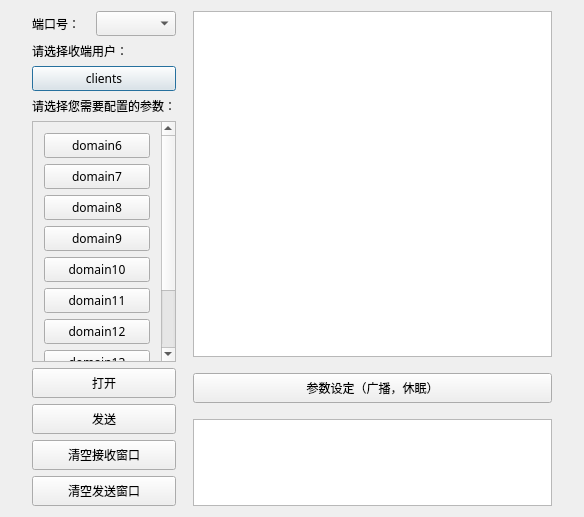
<?xml version="1.0" encoding="UTF-8"?>
<ui version="4.0">
 <class>Dialog</class>
 <widget class="QDialog" name="Dialog">
  <property name="geometry">
   <rect>
    <x>0</x>
    <y>0</y>
    <width>584</width>
    <height>517</height>
   </rect>
  </property>
  <property name="font">
   <font>
    <family>微软雅黑</family>
   </font>
  </property>
  <property name="windowTitle">
   <string>SD_PHY</string>
  </property>
  <property name="autoFillBackground">
   <bool>false</bool>
  </property>
  <property name="sizeGripEnabled">
   <bool>false</bool>
  </property>
  <layout class="QHBoxLayout" name="horizontalLayout_3">
   <item>
    <spacer name="horizontalSpacer">
     <property name="orientation">
      <enum>Qt::Horizontal</enum>
     </property>
     <property name="sizeHint" stdset="0">
      <size>
       <width>28</width>
       <height>20</height>
      </size>
     </property>
    </spacer>
   </item>
   <item>
    <layout class="QHBoxLayout" name="horizontalLayout_2">
     <item>
      <layout class="QVBoxLayout" name="verticalLayout_6">
       <item>
        <layout class="QVBoxLayout" name="verticalLayout_3">
         <item>
          <layout class="QHBoxLayout" name="horizontalLayout">
           <item>
            <widget class="QLabel" name="label">
             <property name="text">
              <string>端口号：</string>
             </property>
            </widget>
           </item>
           <item>
            <widget class="QComboBox" name="cBoxSerialPort">
             <property name="minimumSize">
              <size>
               <width>80</width>
               <height>25</height>
              </size>
             </property>
            </widget>
           </item>
          </layout>
         </item>
         <item>
          <spacer name="verticalSpacer_3">
           <property name="orientation">
            <enum>Qt::Vertical</enum>
           </property>
           <property name="sizeHint" stdset="0">
            <size>
             <width>20</width>
             <height>40</height>
            </size>
           </property>
          </spacer>
         </item>
         <item>
          <layout class="QVBoxLayout" name="verticalLayout_4">
           <item>
            <widget class="QLabel" name="label_3">
             <property name="text">
              <string>请选择收端用户：</string>
             </property>
            </widget>
           </item>
           <item>
            <widget class="QPushButton" name="clientsButton">
             <property name="text">
              <string>clients</string>
             </property>
            </widget>
           </item>
           <item>
            <widget class="QLabel" name="label_2">
             <property name="text">
              <string>请选择您需要配置的参数：</string>
             </property>
            </widget>
           </item>
           <item>
            <widget class="QScrollArea" name="scrollArea">
             <property name="widgetResizable">
              <bool>true</bool>
             </property>
             <widget class="QWidget" name="scrollAreaWidgetContents">
              <property name="geometry">
               <rect>
                <x>0</x>
                <y>0</y>
                <width>121</width>
                <height>365</height>
               </rect>
              </property>
              <layout class="QVBoxLayout" name="verticalLayout">
               <item>
                <widget class="QPushButton" name="btnDomain6">
                 <property name="sizePolicy">
                  <sizepolicy hsizetype="Minimum" vsizetype="Minimum">
                   <horstretch>0</horstretch>
                   <verstretch>0</verstretch>
                  </sizepolicy>
                 </property>
                 <property name="text">
                  <string>domain6</string>
                 </property>
                 <property name="iconSize">
                  <size>
                   <width>12</width>
                   <height>12</height>
                  </size>
                 </property>
                </widget>
               </item>
               <item>
                <widget class="QPushButton" name="btmDomain7">
                 <property name="sizePolicy">
                  <sizepolicy hsizetype="Minimum" vsizetype="Minimum">
                   <horstretch>0</horstretch>
                   <verstretch>0</verstretch>
                  </sizepolicy>
                 </property>
                 <property name="text">
                  <string>domain7</string>
                 </property>
                 <property name="iconSize">
                  <size>
                   <width>12</width>
                   <height>12</height>
                  </size>
                 </property>
                </widget>
               </item>
               <item>
                <widget class="QPushButton" name="btnDomain8">
                 <property name="sizePolicy">
                  <sizepolicy hsizetype="Minimum" vsizetype="Minimum">
                   <horstretch>0</horstretch>
                   <verstretch>0</verstretch>
                  </sizepolicy>
                 </property>
                 <property name="text">
                  <string>domain8</string>
                 </property>
                 <property name="iconSize">
                  <size>
                   <width>12</width>
                   <height>12</height>
                  </size>
                 </property>
                </widget>
               </item>
               <item>
                <widget class="QPushButton" name="btnDomain9">
                 <property name="sizePolicy">
                  <sizepolicy hsizetype="Minimum" vsizetype="Minimum">
                   <horstretch>0</horstretch>
                   <verstretch>0</verstretch>
                  </sizepolicy>
                 </property>
                 <property name="text">
                  <string>domain9</string>
                 </property>
                 <property name="iconSize">
                  <size>
                   <width>12</width>
                   <height>12</height>
                  </size>
                 </property>
                </widget>
               </item>
               <item>
                <widget class="QPushButton" name="btnDomain10">
                 <property name="sizePolicy">
                  <sizepolicy hsizetype="Minimum" vsizetype="Minimum">
                   <horstretch>0</horstretch>
                   <verstretch>0</verstretch>
                  </sizepolicy>
                 </property>
                 <property name="text">
                  <string>domain10</string>
                 </property>
                 <property name="iconSize">
                  <size>
                   <width>12</width>
                   <height>12</height>
                  </size>
                 </property>
                </widget>
               </item>
               <item>
                <widget class="QPushButton" name="btnDomain11">
                 <property name="sizePolicy">
                  <sizepolicy hsizetype="Minimum" vsizetype="Minimum">
                   <horstretch>0</horstretch>
                   <verstretch>0</verstretch>
                  </sizepolicy>
                 </property>
                 <property name="text">
                  <string>domain11</string>
                 </property>
                 <property name="iconSize">
                  <size>
                   <width>12</width>
                   <height>12</height>
                  </size>
                 </property>
                </widget>
               </item>
               <item>
                <widget class="QPushButton" name="btnDomain12">
                 <property name="sizePolicy">
                  <sizepolicy hsizetype="Minimum" vsizetype="Minimum">
                   <horstretch>0</horstretch>
                   <verstretch>0</verstretch>
                  </sizepolicy>
                 </property>
                 <property name="text">
                  <string>domain12</string>
                 </property>
                 <property name="iconSize">
                  <size>
                   <width>12</width>
                   <height>12</height>
                  </size>
                 </property>
                </widget>
               </item>
               <item>
                <widget class="QPushButton" name="btnDomain13">
                 <property name="sizePolicy">
                  <sizepolicy hsizetype="Minimum" vsizetype="Minimum">
                   <horstretch>0</horstretch>
                   <verstretch>0</verstretch>
                  </sizepolicy>
                 </property>
                 <property name="text">
                  <string>domain13</string>
                 </property>
                 <property name="iconSize">
                  <size>
                   <width>12</width>
                   <height>12</height>
                  </size>
                 </property>
                </widget>
               </item>
               <item>
                <widget class="QPushButton" name="btnDomain14">
                 <property name="sizePolicy">
                  <sizepolicy hsizetype="Minimum" vsizetype="Minimum">
                   <horstretch>0</horstretch>
                   <verstretch>0</verstretch>
                  </sizepolicy>
                 </property>
                 <property name="text">
                  <string>domain14</string>
                 </property>
                 <property name="iconSize">
                  <size>
                   <width>12</width>
                   <height>12</height>
                  </size>
                 </property>
                </widget>
               </item>
               <item>
                <widget class="QPushButton" name="btnDomain15">
                 <property name="sizePolicy">
                  <sizepolicy hsizetype="Minimum" vsizetype="Minimum">
                   <horstretch>0</horstretch>
                   <verstretch>0</verstretch>
                  </sizepolicy>
                 </property>
                 <property name="text">
                  <string>domain15</string>
                 </property>
                 <property name="iconSize">
                  <size>
                   <width>12</width>
                   <height>12</height>
                  </size>
                 </property>
                </widget>
               </item>
              </layout>
             </widget>
            </widget>
           </item>
          </layout>
         </item>
         <item>
          <spacer name="verticalSpacer_2">
           <property name="orientation">
            <enum>Qt::Vertical</enum>
           </property>
           <property name="sizeHint" stdset="0">
            <size>
             <width>20</width>
             <height>40</height>
            </size>
           </property>
          </spacer>
         </item>
         <item>
          <layout class="QVBoxLayout" name="verticalLayout_2">
           <item>
            <spacer name="verticalSpacer">
             <property name="orientation">
              <enum>Qt::Vertical</enum>
             </property>
             <property name="sizeHint" stdset="0">
              <size>
               <width>117</width>
               <height>20</height>
              </size>
             </property>
            </spacer>
           </item>
          </layout>
         </item>
        </layout>
       </item>
       <item>
        <widget class="QPushButton" name="btnOpen">
         <property name="minimumSize">
          <size>
           <width>80</width>
           <height>30</height>
          </size>
         </property>
         <property name="text">
          <string>打开</string>
         </property>
        </widget>
       </item>
       <item>
        <widget class="QPushButton" name="btnSend">
         <property name="minimumSize">
          <size>
           <width>80</width>
           <height>30</height>
          </size>
         </property>
         <property name="text">
          <string>发送</string>
         </property>
        </widget>
       </item>
       <item>
        <spacer name="verticalSpacer_5">
         <property name="orientation">
          <enum>Qt::Vertical</enum>
         </property>
         <property name="sizeHint" stdset="0">
          <size>
           <width>20</width>
           <height>13</height>
          </size>
         </property>
        </spacer>
       </item>
       <item>
        <widget class="QPushButton" name="btnClearReceive">
         <property name="minimumSize">
          <size>
           <width>80</width>
           <height>30</height>
          </size>
         </property>
         <property name="text">
          <string>清空接收窗口</string>
         </property>
        </widget>
       </item>
       <item>
        <spacer name="verticalSpacer_6">
         <property name="orientation">
          <enum>Qt::Vertical</enum>
         </property>
         <property name="sizeHint" stdset="0">
          <size>
           <width>20</width>
           <height>13</height>
          </size>
         </property>
        </spacer>
       </item>
       <item>
        <widget class="QPushButton" name="btnClearSend">
         <property name="minimumSize">
          <size>
           <width>80</width>
           <height>30</height>
          </size>
         </property>
         <property name="text">
          <string>清空发送窗口</string>
         </property>
        </widget>
       </item>
      </layout>
     </item>
     <item>
      <spacer name="horizontalSpacer_3">
       <property name="orientation">
        <enum>Qt::Horizontal</enum>
       </property>
       <property name="sizeHint" stdset="0">
        <size>
         <width>17</width>
         <height>17</height>
        </size>
       </property>
      </spacer>
     </item>
     <item>
      <layout class="QVBoxLayout" name="verticalLayout_5">
       <item>
        <widget class="QTextEdit" name="tEditReceived">
         <property name="sizePolicy">
          <sizepolicy hsizetype="Expanding" vsizetype="Expanding">
           <horstretch>3</horstretch>
           <verstretch>4</verstretch>
          </sizepolicy>
         </property>
         <property name="minimumSize">
          <size>
           <width>359</width>
           <height>0</height>
          </size>
         </property>
        </widget>
       </item>
       <item>
        <spacer name="verticalSpacer_7">
         <property name="orientation">
          <enum>Qt::Vertical</enum>
         </property>
         <property name="sizeHint" stdset="0">
          <size>
           <width>20</width>
           <height>10</height>
          </size>
         </property>
        </spacer>
       </item>
       <item>
        <widget class="QPushButton" name="set">
         <property name="minimumSize">
          <size>
           <width>80</width>
           <height>30</height>
          </size>
         </property>
         <property name="text">
          <string>参数设定（广播，休眠）</string>
         </property>
        </widget>
       </item>
       <item>
        <spacer name="verticalSpacer_4">
         <property name="orientation">
          <enum>Qt::Vertical</enum>
         </property>
         <property name="sizeType">
          <enum>QSizePolicy::Fixed</enum>
         </property>
         <property name="sizeHint" stdset="0">
          <size>
           <width>20</width>
           <height>10</height>
          </size>
         </property>
        </spacer>
       </item>
       <item>
        <widget class="QTextEdit" name="tEditSend">
         <property name="sizePolicy">
          <sizepolicy hsizetype="Expanding" vsizetype="Expanding">
           <horstretch>3</horstretch>
           <verstretch>1</verstretch>
          </sizepolicy>
         </property>
         <property name="minimumSize">
          <size>
           <width>359</width>
           <height>0</height>
          </size>
         </property>
        </widget>
       </item>
      </layout>
     </item>
    </layout>
   </item>
   <item>
    <spacer name="horizontalSpacer_4">
     <property name="orientation">
      <enum>Qt::Horizontal</enum>
     </property>
     <property name="sizeHint" stdset="0">
      <size>
       <width>28</width>
       <height>20</height>
      </size>
     </property>
    </spacer>
   </item>
  </layout>
  <zorder>horizontalSpacer</zorder>
  <zorder>horizontalSpacer_4</zorder>
 </widget>
 <layoutdefault spacing="6" margin="11"/>
 <resources/>
 <connections/>
</ui>
